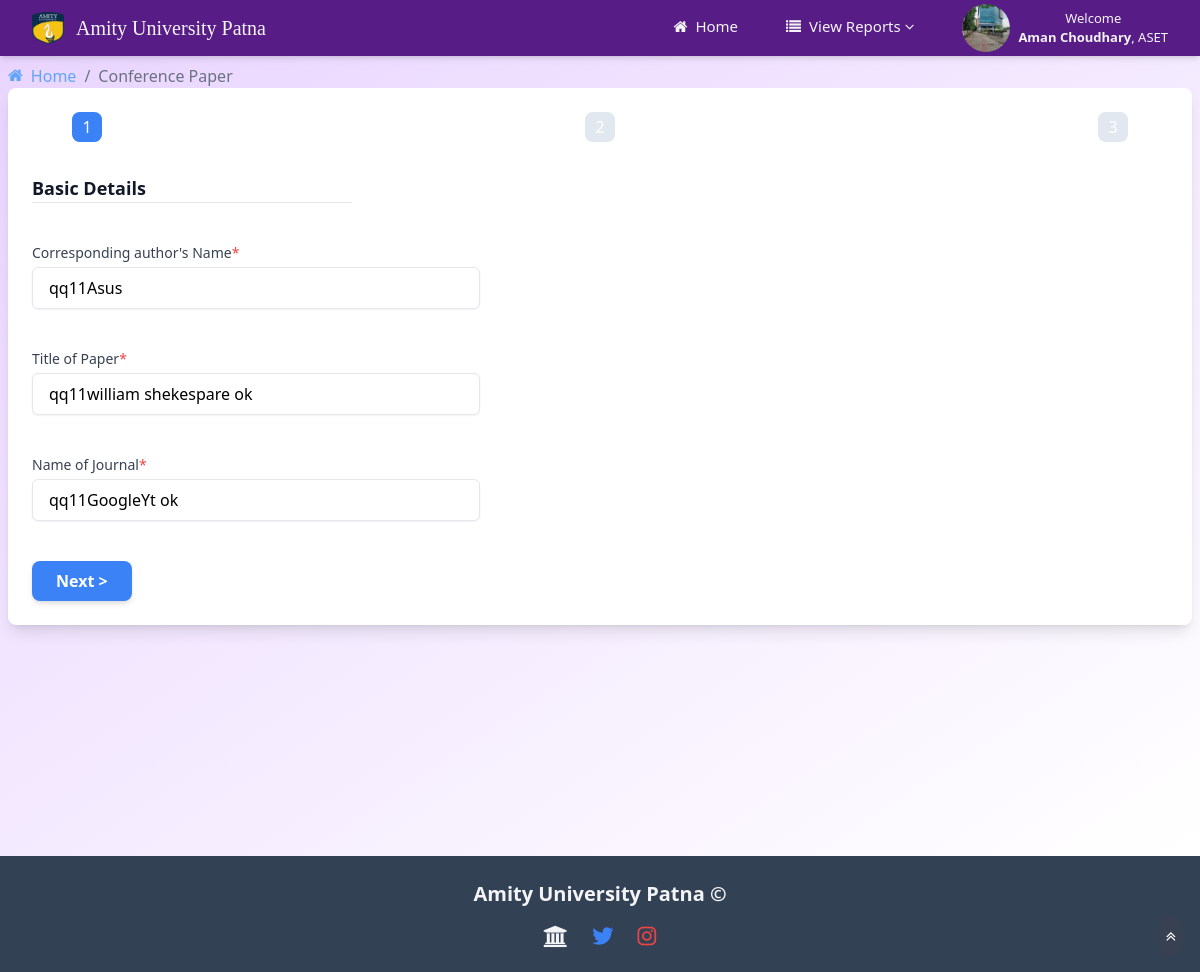
/editReopapersAdmin.php?id=2 (signed in), run on the app's committed database.
### tables this page shows
CREATE TABLE `registerinfo` (
  `emp_id` varchar(11) NOT NULL,
  `email` varchar(100) NOT NULL,
  `user_name` varchar(100) NOT NULL,
  `password` varchar(100) NOT NULL,
  `university` varchar(100) NOT NULL,
  `department` varchar(100) NOT NULL,
  `avatar_filename` varchar(1000) NOT NULL,
  `Date And Time` datetime NOT NULL DEFAULT current_timestamp()
);

CREATE TABLE `papersbyfaculty` (
  `srNo` int(11) NOT NULL,
  `University` varchar(100) NOT NULL,
  `Department` varchar(100) NOT NULL,
  `Faculty` varchar(100) NOT NULL,
  `Employee ID` int(11) NOT NULL,
  `other Author` varchar(100) NOT NULL,
  `Co-author` varchar(100) NOT NULL,
  `booktitle` varchar(100) NOT NULL,
  `journalname` varchar(100) NOT NULL,
  `conferenceName` varchar(100) NOT NULL,
  `conferencePaper` varchar(100) NOT NULL,
  `region` varchar(100) NOT NULL,
  `pubdate` date NOT NULL,
  `pubyear` year(4) NOT NULL,
  `volume` int(11) NOT NULL,
  `pagefrom` int(11) NOT NULL,
  `pageto` int(11) NOT NULL,
  `scopus` enum('y','n') NOT NULL,
  `listedin` varchar(100) NOT NULL,
  `wos` enum('y','n') NOT NULL,
  `peer` enum('y','n') NOT NULL,
  `issn` varchar(100) NOT NULL,
  `isbn` varchar(100) NOT NULL,
  `pubname` varchar(100) NOT NULL,
  `affltn` varchar(100) NOT NULL,
  `corrauthor` varchar(100) NOT NULL,
  `citind` int(11) NOT NULL,
  `nocit` int(11) NOT NULL,
  `evdupload` varchar(100) NOT NULL,
  `othrinfo` varchar(100) DEFAULT NULL,
  `ref` varchar(100) DEFAULT NULL,
  `status` int(11) NOT NULL DEFAULT 0,
  `Date And Time` datetime NOT NULL DEFAULT current_timestamp()
);

### editReopapersAdmin.php (the view, shortened to what this page needs)
<?php
include "commonAdmin.php";
?>
<?php
$servername = "localhost";
$username = "root";
$password = "";
$database = "scholarsphere";
$conn = new mysqli($servername, $username, $password, $database);
if (isset($_GET['id']) && !empty(trim($_GET['id']))) {
    $sql = "SELECT * FROM papersbyfaculty WHERE srNo = ?";
    if ($stmt = $conn->prepare($sql)) {
        $stmt->bind_param("i", $param_id);
        if ($stmt->execute()) {
            $result = $stmt->get_result();
            if ($result->num_rows == 1) {
                $row = $result->fetch_assoc();
            } else {
                header("location: error.php");
                exit();
            }
        } else {
            echo "Oops! Something went wrong. Please try again later.";
        }
    }
} else {
    header("location: error.php");
    exit();
}
?>
			<main class="flex-1 p-2 bg-gradient-to-br from-purple-200 to-white min-h-screen">
				<div class="main-content-inner">
						<nav class=" bg-inherit bg-blue-500 w-full" aria-label="breadcrumb">
							<ol class="list-reset flex">
								<li>
									<a href="index1Admin.php" class=" text-blue-400 hover:text-blue-700 flex items-center">
										<i class="fa fa-home mr-2"></i>Home
									</a>
								</li>
								<li>
									<span class="mx-2 text-gray-500">/</span>
								</li>
								<li class="text-gray-500">Conference Paper</li>
							</ol>
						</nav>
				</div>
<div class="container  mx-auto p-6 max-w-7xl bg-white rounded-lg shadow-lg">
	<div class="mb-8 px-10">
		<div class="flex justify-between mb-4">
			<div class="step completed">1</div>
			<div class="step">2</div>
			<div class="step">3</div>
		</div>
	</div>
	<form class="space-y-6" method="post" action="editReopapersAdmin.php" enctype="multipart/form-data">
		<div id="section1" class="form-section active ">
			<h4 class="text-lg font-semibold text-gray-900">Basic Details</h4>
			<hr class="w-full max-w-xs mb-4">
			<div class=" my-10">
				<label for="coauthor" class="block text-sm font-medium text-gray-700">Corresponding author's Name<span class="text-red-500">*</span></label>
				<input required type="text" id="coauthor" name="coauthor" value="<?php echo $row['Co-author']; ?>" placeholder="Enter Corresponding author's Name" class="mt-1 w-full max-w-md px-4 py-2 border rounded-md shadow-sm focus:outline-none focus:ring-2 focus:ring-blue-500 focus:border-transparent" />
			</div>
			<div class="my-10">
				<label for="booktitle" class="block text-sm font-medium text-gray-700">Title of Paper<span class="text-red-500">*</span></label>
				<input required type="text" name="booktitle" id="booktitle" value="<?php echo $row['booktitle']; ?>" placeholder="Enter Title of Paper" class="mt-1 w-full max-w-md px-4 py-2 border rounded-md shadow-sm focus:outline-none focus:ring-2 focus:ring-blue-500 focus:border-transparent" />
			</div>
			<div class="my-10">
				<label for="journalname" class="block text-sm font-medium text-gray-700">Name of Journal<span class="text-red-500">*</span></label>
				<input required type="text" name="journalname" id="journalname" value="<?php echo $row['journalname']; ?>" placeholder="Enter Name of Journal" class="mt-1 w-full max-w-md px-4 py-2 border rounded-md shadow-sm focus:outline-none focus:ring-2 focus:ring-blue-500 focus:border-transparent" />
			</div>
			<div class="flex justify-between mt-10">
				<button type="button" id="next1" class="px-6 py-2 bg-blue-500 text-white font-semibold rounded-lg shadow-md hover:bg-blue-600 focus:outline-none focus:ring-2 focus:ring-white-500 focus:ring-offset-5">Next ></button>
			</div>
		</div>
	</form>
</div>
</div>
			<?php
			include "footer.php";
			?>
	</body>
</html>

### commonAdmin.php (shortened to what this page needs)
<!DOCTYPE html>
<html lang="en">
        <link rel="stylesheet" type="text/css" href="https://cdn.datatables.net/1.11.5/css/jquery.dataTables.min.css">
        <link rel="stylesheet" href="https://cdnjs.cloudflare.com/ajax/libs/font-awesome/6.4.0/css/all.min.css" />
        <link href="./styles.css" rel="stylesheet">
		<link rel="stylesheet" href="assets/font-awesome/4.5.0/css/font-awesome.min.css" />
    </head>
	<body class="bg-gray-100 font-sans leading-normal tracking-normal">
        <nav class=" shadow-md sticky top-0 left-0"  style="font-size:13px;">
            <div class="max-w-auto bg-purple-900 mx-auto px-4 sm:px-6 lg:px-8">
                <div class="flex justify-between h-14">
                    <div class="flex">
                        <a href="index1admin.php" class="flex items-center">
                            <img src="amity_logo.png" alt="amity-logo" class="h-8 w-8">
                            <span class="ml-3 text-xl font-serif text-gray-100">Amity University Patna</span>
                        </a>
                    </div>
                    <div class="flex items-center">
                    <ul class="flex space-x-4">
                        <li class="nav-item">
                            <a href="index1admin.php" class="px-4 py-2 text-gray-100 text-lg font-thin hover:bg-gradient-to-b from-purple-900 to-purple-600 rounded-lg flex items-center"  style="font-size:15px;">
                                <i class="fa fa-home mr-2"></i> Home
                            </a>
                        </li>
                        <li class="nav-item relative">
                            <a href="#" class="px-4 py-2 text-gray-100 text-lg font-thin hover:bg-gradient-to-b from-purple-900 to-purple-600 rounded-lg flex items-center"  style="font-size:15px;">
                                <i class="fa fa-list mr-2"></i> View Reports <i class="fa fa-angle-down ml-1"></i>
                            </a>
                        </li>
                        <li class="nav-item relative">
                        <div class="relative ml-4" x-data="{ open: false }">
                        <button @click="open = !open" class="flex items-center focus:outline-none">
                            <?php
                                if (isset($_SESSION['employee_id'])) {
                                    $employee_id = $_SESSION['employee_id'];
                                    $conn = new mysqli('localhost', 'root', '', 'scholarsphere');
                                    $sql = "SELECT avatar_filename FROM registerinfo WHERE emp_id = $employee_id";
                                    $result = $conn->query($sql);
                                    if ($result && $result->num_rows > 0) {
                                        $row = $result->fetch_assoc();
                                        $avatar_filename = $row['avatar_filename'];
                                        echo '<img class="h-12 w-12 rounded-full" src="uploads/' . $avatar_filename . '" alt="User Avatar">';
                                    } else {
                                        echo '<img class="h-8 w-8 rounded-full" src="assets/images/avatars/default-avatar.jpg" alt="Default Avatar">';
                                    }
                                }
                            ?>
                            <span class="ml-2 text-gray-100">Welcome<br> <b><?php echo $_SESSION['user_name'] ?></b>,
                            <?php echo $_SESSION['department']?></span>
                        </button>
                    </div>
                        </li>
                    </ul>
                </div>
                </div>
            </div>
        </nav>
        <div class="flex-container max-w-full min-h-screen">

### commonAdmin.php (style rules this page uses)
.step { width: 30px; height: 30px; border-radius: 25%; background-color: #e2e8f0; display: inline-block; text-align: center; line-height: 30px; color: white; }
.step.active { background-color: #3b82f6; }
.sticky { z-index: 50; }
.nav-item .fa-angle-down { transition: transform 0.3s ease; }

### data on the page
registerinfo: avatar_filename (picture)
papersbyfaculty: coauthor "qq11Asus", booktitle "qq11william shekespare ok", journalname "qq11GoogleYt ok"

### other printed values
$_SESSION['user_name'] "Aman Choudhary"
$_SESSION['department'] "ASET"
